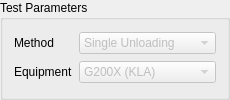
           <widget class="QGroupBox" name="groupBox_3">
            <property name="sizePolicy">
             <sizepolicy hsizetype="Maximum" vsizetype="Maximum">
              <horstretch>0</horstretch>
              <verstretch>0</verstretch>
             </sizepolicy>
            </property>
            <property name="minimumSize">
             <size>
              <width>230</width>
              <height>0</height>
             </size>
            </property>
            <property name="maximumSize">
             <size>
              <width>230</width>
              <height>100</height>
             </size>
            </property>
            <property name="title">
             <string>Test Parameters</string>
            </property>
            <layout class="QGridLayout" name="gridLayout_10">
             <item row="1" column="1">
              <widget class="QLabel" name="label_2">
               <property name="sizePolicy">
                <sizepolicy hsizetype="Minimum" vsizetype="Minimum">
                 <horstretch>0</horstretch>
                 <verstretch>0</verstretch>
                </sizepolicy>
               </property>
               <property name="maximumSize">
                <size>
                 <width>16777215</width>
                 <height>16777215</height>
                </size>
               </property>
               <property name="text">
                <string>Method</string>
               </property>
              </widget>
             </item>
             <item row="2" column="1">
              <widget class="QLabel" name="label">
               <property name="text">
                <string>Equipment</string>
               </property>
              </widget>
             </item>
             <item row="2" column="2">
              <widget class="QComboBox" name="comboBox_equipment_tabTAF">
               <property name="enabled">
                <bool>false</bool>
               </property>
               <property name="sizePolicy">
                <sizepolicy hsizetype="Minimum" vsizetype="Maximum">
                 <horstretch>0</horstretch>
                 <verstretch>0</verstretch>
                </sizepolicy>
               </property>
               <property name="maximumSize">
                <size>
                 <width>3000</width>
                 <height>16777215</height>
                </size>
               </property>
               <property name="currentIndex">
                <number>0</number>
               </property>
               <property name="maxVisibleItems">
                <number>20</number>
               </property>
               <item>
                <property name="text">
                 <string>G200X (KLA)</string>
                </property>
               </item>
               <item>
                <property name="text">
                 <string>NanoTest Xtreme (Mico Materials)</string>
                </property>
               </item>
              </widget>
             </item>
             <item row="1" column="2">
              <widget class="QComboBox" name="comboBox_method_tabTAF">
               <property name="enabled">
                <bool>false</bool>
               </property>
               <property name="sizePolicy">
                <sizepolicy hsizetype="Minimum" vsizetype="Maximum">
                 <horstretch>0</horstretch>
                 <verstretch>0</verstretch>
                </sizepolicy>
               </property>
               <property name="minimumSize">
                <size>
                 <width>0</width>
                 <height>0</height>
                </size>
               </property>
               <property name="editable">
                <bool>false</bool>
               </property>
               <property name="currentIndex">
                <number>0</number>
               </property>
               <property name="modelColumn">
                <number>0</number>
               </property>
               <item>
                <property name="text">
                 <string>Single Unloading</string>
                </property>
               </item>
               <item>
                <property name="text">
                 <string>Multi Unloadings</string>
                </property>
               </item>
               <item>
                <property name="text">
                 <string>CSM</string>
                </property>
               </item>
              </widget>
             </item>
            </layout>
           </widget>
